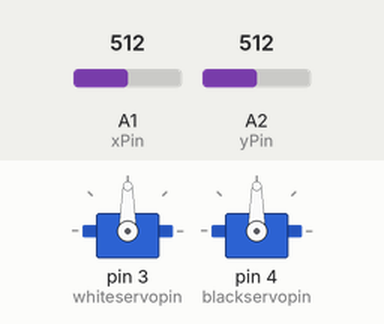
Recording of a sketch running on a simulated Arduino Uno, built with avr-gcc and run on an emulated ATmega328P. Parts: 2 × servo. The test bench sets the inputs (shaded band); at power-on: A1 (xPin) = 512, A2 (yPin) = 512.

Above: at 1.2 s.
1.3 s: A1 (xPin) set to 716
At 2.5 s:
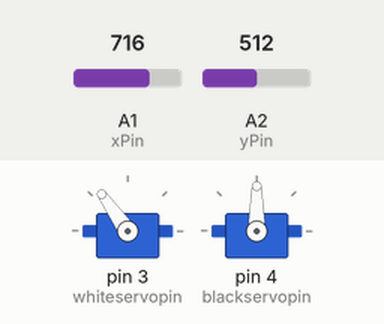
2.8 s: A2 (yPin) set to 716
At 4.0 s:
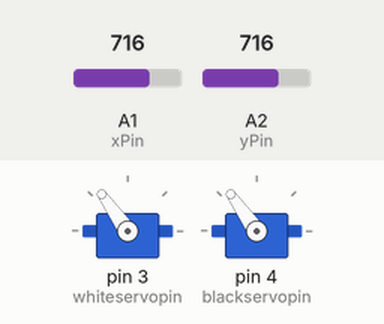
4.3 s: A1 (xPin) set to 900
At 4.8 s:
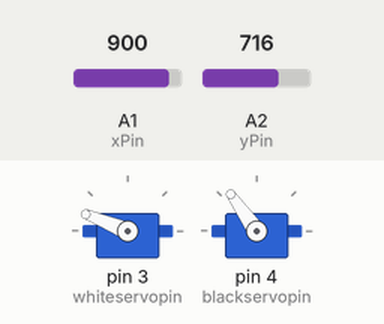
5.8 s: A2 (yPin) set to 900
At 6.4 s:
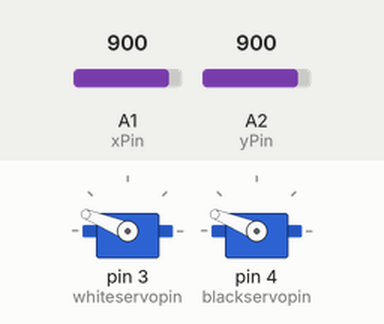
7.3 s: A1 (xPin) set to 1023
At 8.3 s:
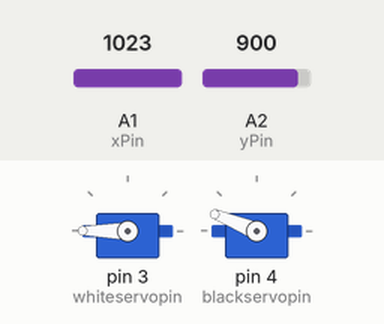
8.8 s: A2 (yPin) set to 1023
At 9.9 s:
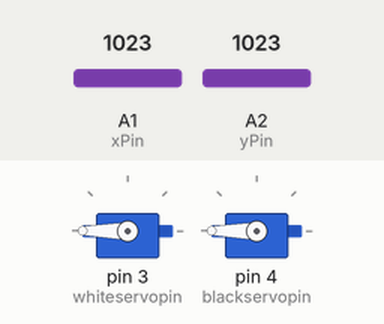
Timing chart, 0 to 11.3 s (numbered marks = the images above; inputs shaded):
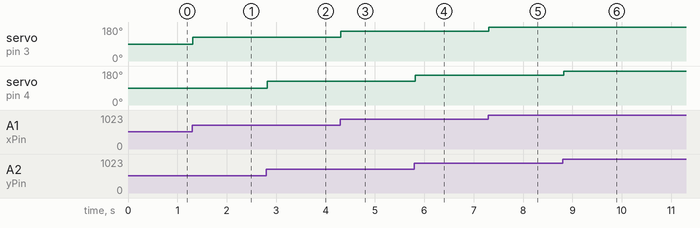

The sketch:

failed_attempt_robot_hand_code.ino
```cpp
#include <Servo.h>

Servo whiteservo;
Servo blackservo;

int whiteservopin = 3;
int blackservopin = 4;

// Joystick pins
int xPin = A1; // X-axis controls the white servo
int yPin = A2; // Y-axis controls the black servo

int xVal;
int yVal;
float whiteangle;
float blackangle;

void setup() {
  Serial.begin(9600);

  whiteservo.attach(whiteservopin);
  blackservo.attach(blackservopin);
}

void loop() {
  // Read the joystick values (0 to 1023)
  xVal = analogRead(xPin);
  yVal = analogRead(yPin);

  // Calculate angles using the linear equation: y = mx + c (m = 180.0 / 1023.0, c = 0)
  whiteangle = (180.0 / 1023.0) * xVal;
  blackangle = (180.0 / 1023.0) * yVal;

  // Constrain to ensure values stay safely within 0° to 180°
  whiteangle = constrain(whiteangle, 0, 180);
  blackangle = constrain(blackangle, 0, 180);

  // Send the calculated angles to the servos
  whiteservo.write((int)whiteangle);
  blackservo.write((int)blackangle);

  // Small delay for stability
  delay(20);
}
```

Measured:
- after the input at 1.3 s, servo on pin 3 (whiteservopin): 90° → 125° at once
- after the input at 2.8 s, servo on pin 4 (blackservopin): 90° → 125° at once
- after the input at 4.3 s, servo on pin 3 (whiteservopin): 125° → 158° at once
- after the input at 5.8 s, servo on pin 4 (blackservopin): 125° → 158° at once
- after the input at 7.3 s, servo on pin 3 (whiteservopin): 158° → 180° at once
- after the input at 8.8 s, servo on pin 4 (blackservopin): 158° → 180° at once
